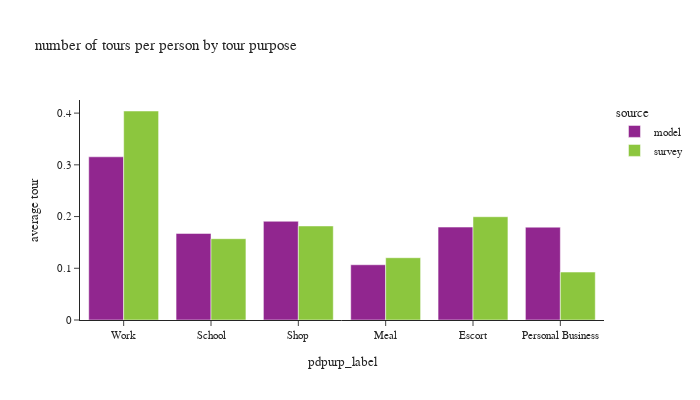

This figure's notebook cell:
### Code cell
def plot_segment(tour_group_var,person_group_var,title_name):
    df_plot = df_tour.groupby(tour_group_var)['toexpfac'].sum().reset_index(). \
        merge(df_person.groupby(person_group_var)['psexpfac'].sum().reset_index(), how='left', on=person_group_var)
    df_plot['average tour'] = df_plot['toexpfac']/df_plot['psexpfac']
    # df_plot
    fig = px.bar(df_plot, x=tour_group_var[1], y="average tour", color="source",
                 barmode="group",title=title_name)
    fig.update_layout(height=400, width=700, font=dict(size=11),
                      yaxis=dict(tickformat=".2"))
    fig.show()

plot_segment(tour_group_var=['source','pdpurp_label'],person_group_var=['source'],
             title_name="number of tours per person by tour purpose")

### Figure 1 — Plotly figure (JSON) as saved in the notebook; plotly's stock layout.template omitted (floating-point values rounded to 4 significant figures)
{"data": [{"alignmentgroup": "True", "hovertemplate": "source=model<br>pdpurp_label=%{x}<br>average tour=%{y}<extra></extra>", "legendgroup": "model", "marker": {"color": "#91268F", "pattern": {"shape": ""}}, "name": "model", "offsetgroup": "model", "orientation": "v", "showlegend": true, "textposition": "auto", "type": "bar", "x": ["Work", "School", "Shop", "Meal", "Escort", "Personal Business"], "xaxis": "x", "y": [0.3155, 0.1674, 0.1909, 0.1068, 0.1796, 0.1795], "yaxis": "y"}, {"alignmentgroup": "True", "hovertemplate": "source=survey<br>pdpurp_label=%{x}<br>average tour=%{y}<extra></extra>", "legendgroup": "survey", "marker": {"color": "#8CC63E", "pattern": {"shape": ""}}, "name": "survey", "offsetgroup": "survey", "orientation": "v", "showlegend": true, "textposition": "auto", "type": "bar", "x": ["Work", "School", "Shop", "Meal", "Escort", "Personal Business"], "xaxis": "x", "y": [0.4041, 0.1572, 0.1818, 0.1204, 0.1997, 0.0927], "yaxis": "y"}], "layout": {"barmode": "group", "font": {"size": 11}, "height": 400, "legend": {"title": {"text": "source"}, "tracegroupgap": 0}, "title": {"text": "number of tours per person by tour purpose"}, "width": 700, "xaxis": {"anchor": "y", "domain": [0.0, 1.0], "title": {"text": "pdpurp_label"}}, "yaxis": {"anchor": "x", "domain": [0.0, 1.0], "tickformat": ".2", "title": {"text": "average tour"}}}}
